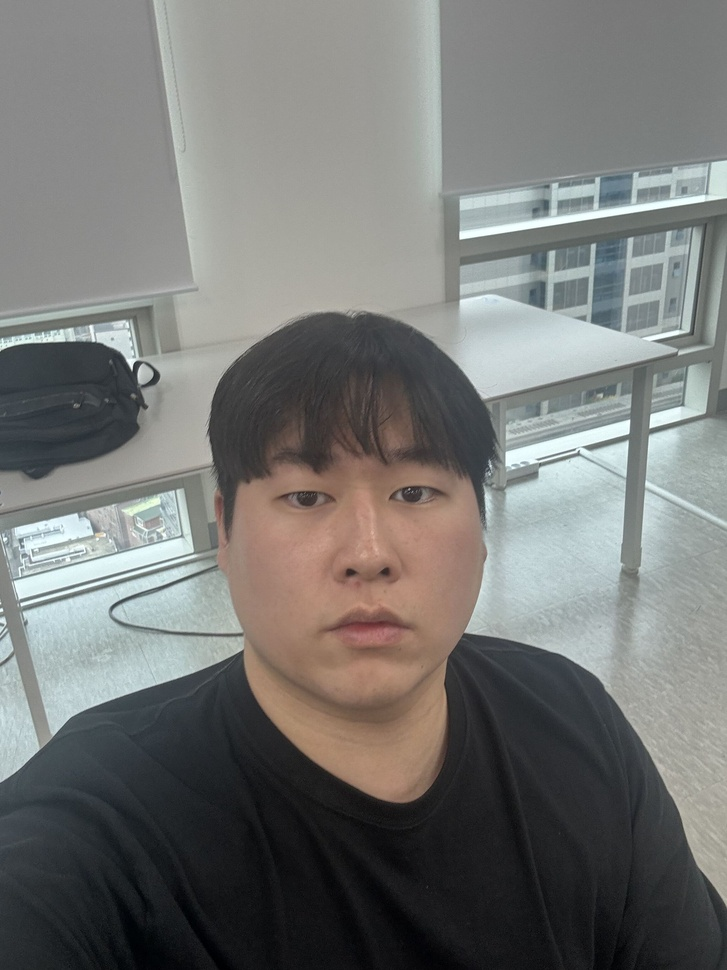
#> input picture phase2_lib_lineart/samples/person1.jpg, 727 x 970 px, shrunk from 2316 x 3088 before the run
$ python -i utils.py   (imports and definitions only)
#> lines starting #> are read from the running program, lines starting #| are printed output that depends on the picture; after the words box and inside, x2 and y2 are one past the last pixel; in counts of white or black regions, pixels touching at a corner belong together
"""Shared image I/O, paper-ratio padding, and binarization utilities."""

from pathlib import Path
from typing import Union

import cv2
import numpy as np
from PIL import Image

ImageInput = Union[str, Path, Image.Image, np.ndarray]

PAPER_RATIOS: dict[str, tuple[float, float]] = {
    "a4": (210.0, 297.0),
    "postcard": (100.0, 148.0),
    "square": (1.0, 1.0),
}


# [48 lines left out: functions load_pil_rgb, smooth_photo_preserve_edges, not called in this run]


def binarize_gray(
    gray: np.ndarray,
    remove_specks: bool = True,
    threshold: int | None = None,
    min_component_area: int = 2,
) -> np.ndarray:
    """Binarize a grayscale line art image (white background, black lines).

    If `threshold` (0-255) is given, pixels <= threshold become black; lower values
    keep only stronger/darker lines and drop faint details.
    """
    blurred = cv2.GaussianBlur(gray, (3, 3), 0)
    if threshold is None:
        _, binary = cv2.threshold(blurred, 0, 255, cv2.THRESH_BINARY + cv2.THRESH_OTSU)
    else:
        _, binary = cv2.threshold(blurred, threshold, 255, cv2.THRESH_BINARY)

    if remove_specks and min_component_area > 0:
        inv = 255 - binary
        num_labels, labels, stats, _ = cv2.connectedComponentsWithStats(inv, connectivity=8)
        for label_id in range(1, num_labels):
            if stats[label_id, cv2.CC_STAT_AREA] <= min_component_area:
                binary[labels == label_id] = 255

    return binary


# [26 lines left out: function pad_to_paper_ratio, not called in this run]

>>> import cv2
>>> picture = cv2.imread('samples/person1.jpg', cv2.IMREAD_GRAYSCALE)
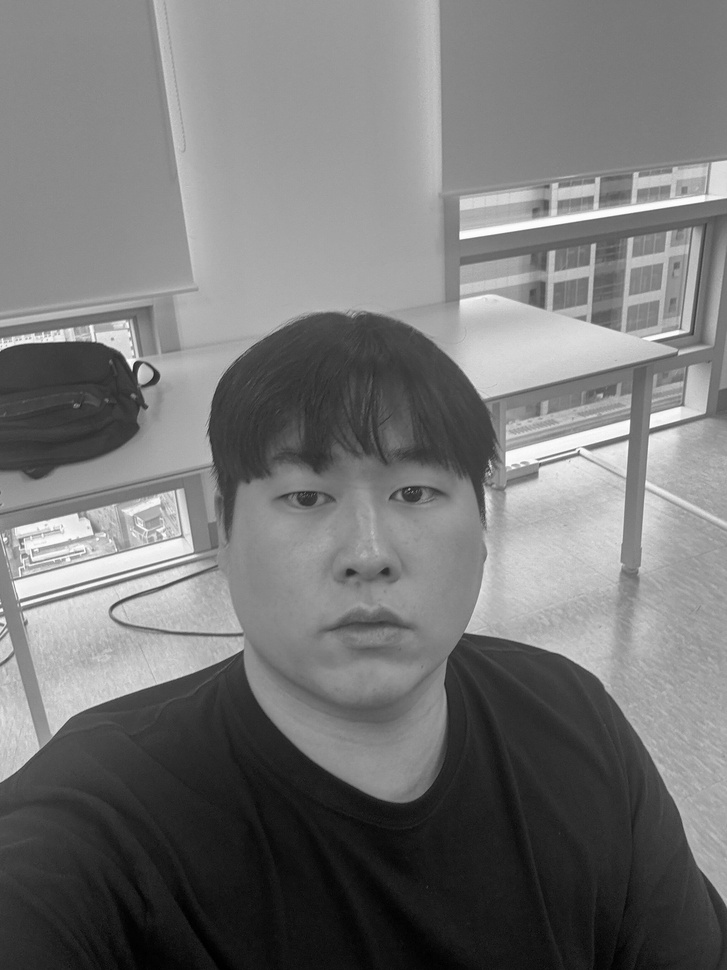
#> picture: shape (970, 727); min 0, max 255, mean 118.2
>>> result = binarize_gray(picture)
#> in binarize_gray, `_, binary = cv2.threshold(blurred, 0, 255, cv2.THRESH_BINARY + cv2.THR..`:
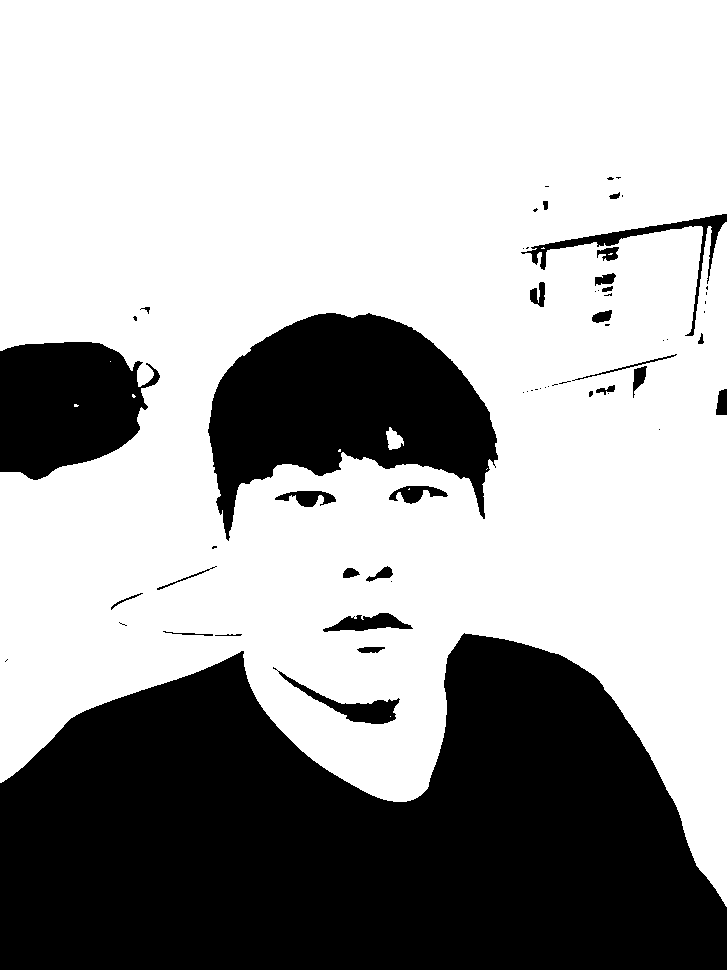
#> binary: shape (970, 727); 65.9% white; 62 black regions (33 under 20 px), largest, box (x1, y1, x2, y2) and area: (0, 633, 727, 970) 178455, (208, 313, 498, 541) 37272, (0, 342, 160, 480) 16319
#> in binarize_gray, `num_labels, labels, stats, _ = cv2.connectedComponentsWithStats(inv, c..`:
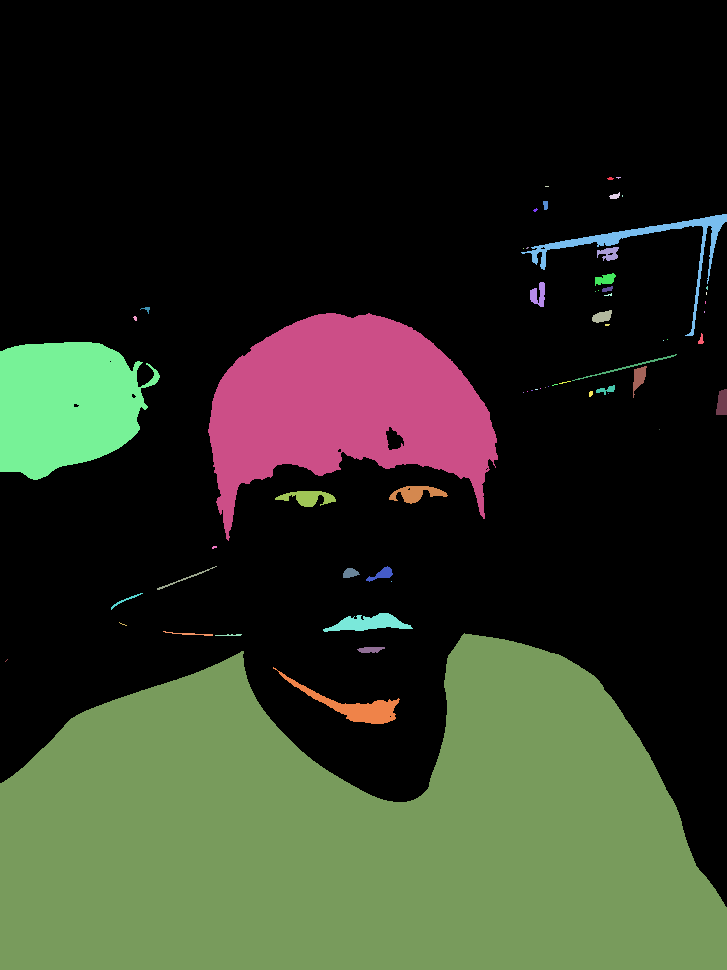
#> labels: shape (970, 727) int32; 63 distinct labels, from 0 to 62; one colour per label, 0 black
#> in binarize_gray, `num_labels, labels, stats, _ = cv2.connectedComponentsWithStats(inv, c..`: num_labels = 63; stats = 63 rows, first 6: [0, 0, 727, 907, 464808], [607, 177, 7, 3, 15], [616, 177, 5, 2, 6], [545, 186, 4, 1, 4], [609, 192, 11, 7, 46], [622, 195, 1, 2, 2]
